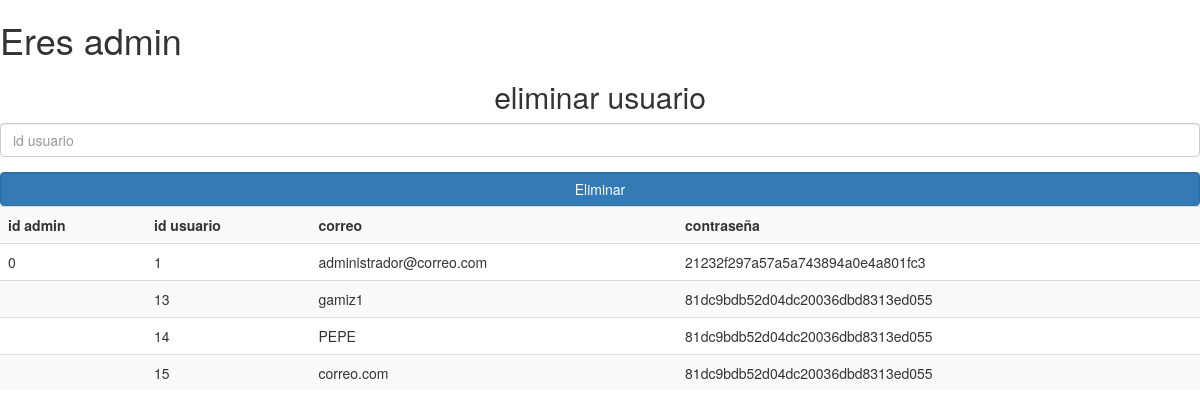
/php/homeAd.php, run on the app's committed database.
### tables this page shows
CREATE TABLE `usuario` (
  `Id_admin` int(11) DEFAULT NULL,
  `Id_usuario` bigint(255) NOT NULL,
  `Nombre` varchar(255) NOT NULL,
  `Correo` varchar(255) NOT NULL,
  `Password` varchar(255) NOT NULL,
  `id_libro` varchar(255) DEFAULT NULL
);

### php/homeAd.php (the view, shortened to what this page needs)
<!doctype html>
<html lang="es">
<head>
  <link rel="stylesheet" type="text/css" href="../source/css/bootstrap.min.css">
</head>
<body>
  <main>
<h1 > Eres admin</h1>
  </main>
  <form action="eliminarUsuario.php" method="POST" autocomplete="off">
            <h2 class="text-center">eliminar usuario</h2>
              <div class="form-group mb-3">
                  <input type="number" name="id" class="form-control" placeholder="id usuario" required>
              </div>
                  <input type="submit" name="button_eliminar" class="form-control btn btn-primary" value="Eliminar">
  <?php
$conn = $db = conect();
$sql = "SELECT * FROM usuario";
$result = mysqli_query($conn, $sql);
if (mysqli_num_rows($result) > 0) {
    echo "<table class= \"table table-dark table-striped\">";
    echo "<tr>";
    echo "<th>id admin</th>";
    echo "<th>id usuario</th>";
    echo "<th>correo</th>";
    echo "<th>contraseña</th>";
    echo "</tr>";
    while ($row = mysqli_fetch_assoc($result)) {
        echo "<tr>";
        echo "<td>" . $row["Id_admin"] . "</td>";
        echo "<td>" . $row["Id_usuario"] . "</td>";
        echo "<td>" . $row["Correo"] . "</td>";
        echo "<td>" . $row["Password"] . "</td>";
        echo "</tr>";
    }
    echo "</table>";
  }
    ?>
</body>
</html>

### data on the page
usuario: Id_admin "0", Id_usuario "1", Correo "administrador@correo.com", Password "21232f297a57a5a743894a0e4a801fc3"
usuario: Id_usuario "13", Correo "gamiz1", Password "81dc9bdb52d04dc20036dbd8313ed055"
usuario: Id_usuario "14", Correo "PEPE", Password "81dc9bdb52d04dc20036dbd8313ed055"
usuario: Id_usuario "15", Correo "correo.com", Password "81dc9bdb52d04dc20036dbd8313ed055"
